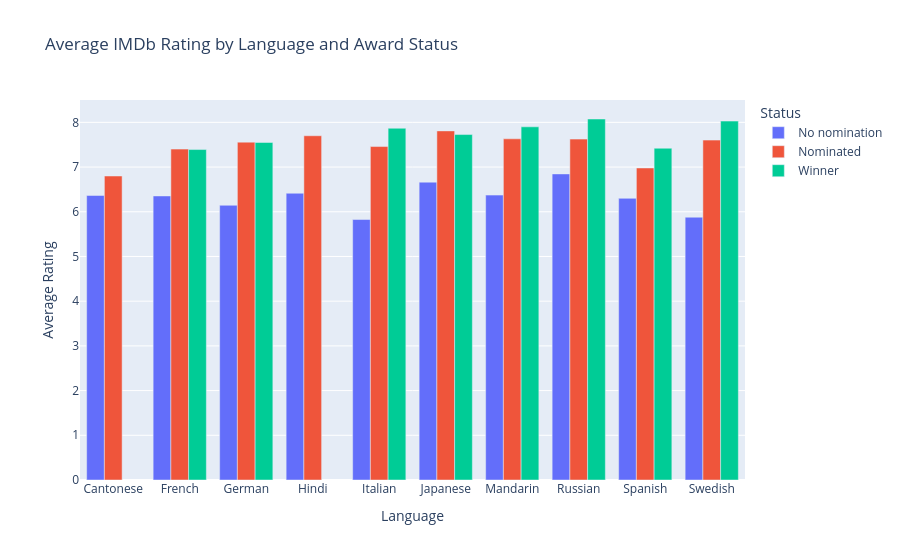

Notebook code for this chart:
### Code cell
fig_avg = px.bar(
    top_10_grouped,
    x='language',
    y='avg_rating',
    color='Status',
    barmode='group',
    labels={'language':'Language', 'avg_rating': 'Average Rating'},
    title='Average IMDb Rating by Language and Award Status'
)

fig_avg.update_traces(hovertemplate='%{y:.1f}')
# fig_avg.update_yaxes(tickformat='d', title='Average Rating')
fig_avg.show()

### Figure 1 — Plotly figure (JSON) as saved in the notebook; plotly's stock layout.template omitted (floating-point values rounded to 4 significant figures)
{"data": [{"alignmentgroup": "True", "hovertemplate": "%{y:.1f}", "legendgroup": "No nomination", "marker": {"color": "#636efa", "pattern": {"shape": ""}}, "name": "No nomination", "offsetgroup": "No nomination", "orientation": "v", "showlegend": true, "textposition": "auto", "type": "bar", "x": ["Cantonese", "French", "German", "Hindi", "Italian", "Japanese", "Mandarin", "Russian", "Spanish", "Swedish"], "xaxis": "x", "y": [6.365, 6.354, 6.145, 6.414, 5.826, 6.663, 6.373, 6.847, 6.3, 5.878], "yaxis": "y"}, {"alignmentgroup": "True", "hovertemplate": "%{y:.1f}", "legendgroup": "Nominated", "marker": {"color": "#EF553B", "pattern": {"shape": ""}}, "name": "Nominated", "offsetgroup": "Nominated", "orientation": "v", "showlegend": true, "textposition": "auto", "type": "bar", "x": ["Cantonese", "French", "German", "Hindi", "Italian", "Japanese", "Mandarin", "Russian", "Spanish", "Swedish"], "xaxis": "x", "y": [6.8, 7.401, 7.558, 7.7, 7.458, 7.809, 7.632, 7.625, 6.979, 7.603], "yaxis": "y"}, {"alignmentgroup": "True", "hovertemplate": "%{y:.1f}", "legendgroup": "Winner", "marker": {"color": "#00cc96", "pattern": {"shape": ""}}, "name": "Winner", "offsetgroup": "Winner", "orientation": "v", "showlegend": true, "textposition": "auto", "type": "bar", "x": ["French", "German", "Italian", "Japanese", "Mandarin", "Russian", "Spanish", "Swedish"], "xaxis": "x", "y": [7.392, 7.55, 7.868, 7.727, 7.9, 8.075, 7.421, 8.029], "yaxis": "y"}], "layout": {"barmode": "group", "legend": {"title": {"text": "Status"}, "tracegroupgap": 0}, "title": {"text": "Average IMDb Rating by Language and Award Status"}, "xaxis": {"anchor": "y", "domain": [0, 1], "title": {"text": "Language"}}, "yaxis": {"anchor": "x", "domain": [0, 1], "title": {"text": "Average Rating"}}}}
